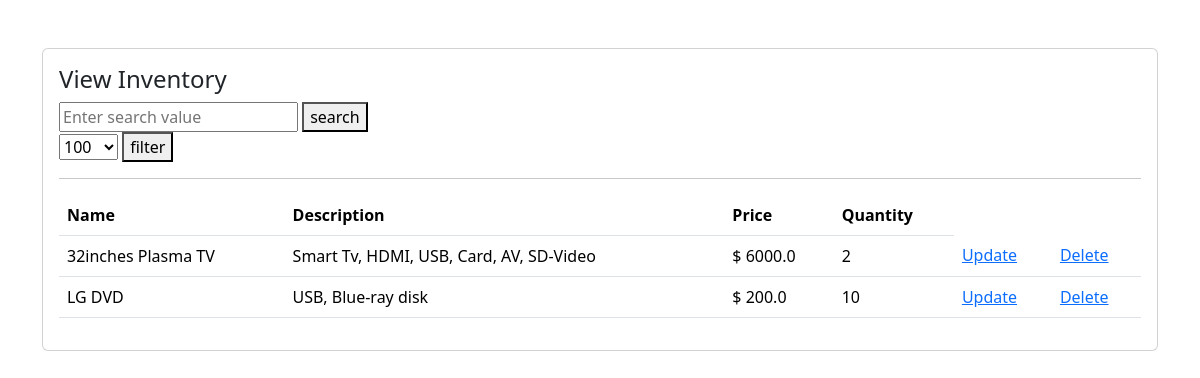
/accounts/view/inventory/ (signed in), run on an earlier commit of the app's database.
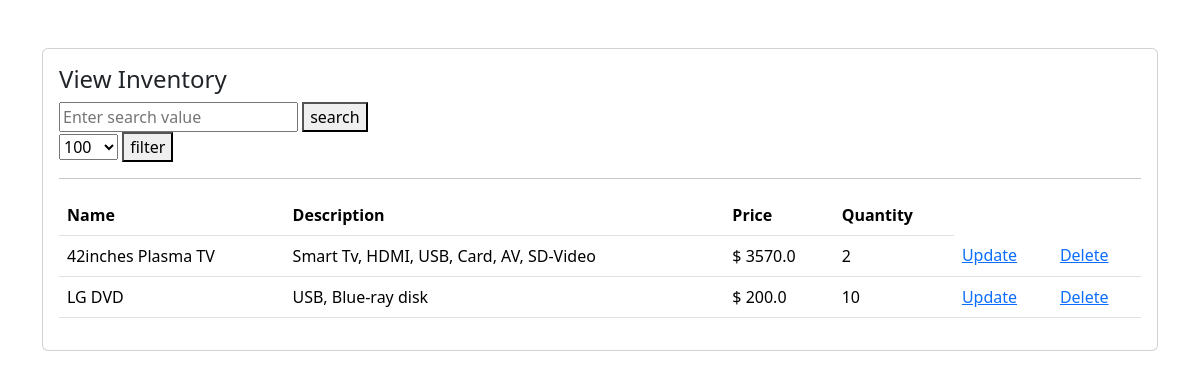
And on a later commit of the database.
### user/models.py (models this page shows, shortened)
class Product(models.Model):
    name = models.CharField(max_length=50)
    description = models.CharField(max_length=500)
    price = models.FloatField(default=0.0)
    quantity = models.IntegerField(default=0)
    customer = models.ForeignKey(Customer, null=True, on_delete=models.CASCADE)

### user/views.py (the view)
# urls.py: path('view/inventory/', views.view_inventory, name='view-inventory'),
def view_inventory(request):
    products = Product.objects.filter(customer__user=request.user)
    context = {'products': products}
    return render(request, 'view_inventory.html', context)

### user/templates/view_inventory.html (shortened to what this page needs)
<!DOCTYPE html>
<html lang="en">
<head>
    <link href="https://cdn.jsdelivr.net/npm/bootstrap@5.3.3/dist/css/bootstrap.min.css" rel="stylesheet">
</head>
<body>
    <div class="container mt-5">
        <div class="card p-3">
            <h4>View Inventory</h4>
            <form action="{% url 'search-inventory' %}" method="get">
                <input type="text" name="search" placeholder="Enter search value" required>
                <button>search</button>
            </form>
            <form action="{% url 'search-inventory' %}" method="get">
                <select name="search" id="">
                    <option value="100">100</option>
                </select>
                <button>filter</button>
            </form>
            <hr>
            <div class="table-responsive">
                <table class="table table-hover">
                    <thead>
                        <tr>
                            <th>Name</th>
                            <th>Description</th>
                            <th>Price</th>
                            <th>Quantity</th>
                        </tr>
                    </thead>
                    <tbody>
                        {% for product in products %}
                            <tr>
                                <td>{{ product.name }}</td>
                                <td>{{ product.description }}</td>
                                <td>$ {{ product.price }}</td>
                                <td>{{ product.quantity }}</td>
                                <td>
                                    <a href="{% url 'update-inventory' product.id %}">Update</a>
                                </td>
                                <td>
                                    <a href="{% url 'delete-inventory' product.id %}">Delete</a>
                                </td>
                            </tr>
                        {% empty %}
                            <p>No Inventory Available yet. </p>
                            <a class="btn btn-primary" href="{% url 'add-inventory' %}">Add Inventory</a>
                        {% endfor %}
                    </tbody>
                </table>
            </div>
        </div>
    </div>
</body>
</html>

What changed in the data, as far as the page shows it:
changed Product "Smart Tv, HDMI, USB, Card, AV, SD-Video": name "32inches Plasma TV" → "42inches Plasma TV"; price "6000.0" → "3570.0"
